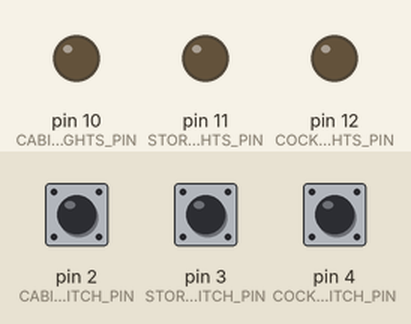
Recording of a sketch running on a simulated Arduino Uno, built with avr-gcc and run on an emulated ATmega328P. Shown: output pins drawn as LEDs (lit = HIGH). Inputs (shaded band) come from the test bench; at power-on: pin 2 (CABIN_LIGHTS_SWITCH_PIN) LOW, pin 3 (STORAGE_LIGHTS_SWITCH_PIN) LOW, pin 4 (COCKPIT_LIGHTS_SWITCH_PIN) LOW.

Above: at 1.2 s.
1.3 s: pin 2 (CABIN_LIGHTS_SWITCH_PIN) pulled HIGH for 0.15 s
At 1.37 s:
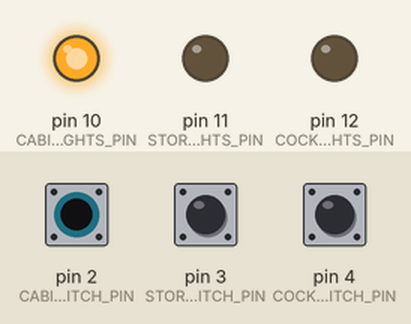
2.9 s: pin 3 (STORAGE_LIGHTS_SWITCH_PIN) pulled HIGH for 0.15 s
At 2.97 s:
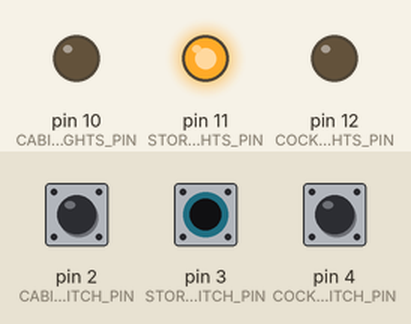
4.5 s: pin 4 (COCKPIT_LIGHTS_SWITCH_PIN) pulled HIGH for 0.15 s
At 4.57 s:
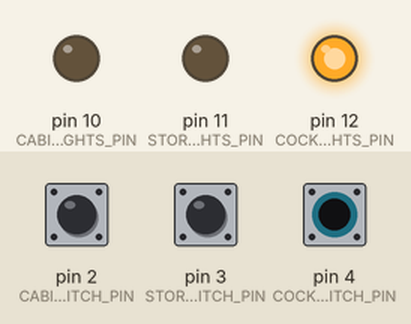
6.1 s: pin 4 (COCKPIT_LIGHTS_SWITCH_PIN) pulled HIGH for 3.2 s
At 10.0 s:
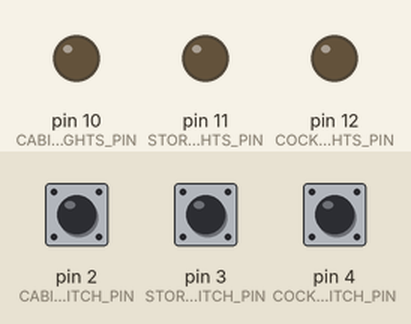
10.8 s: pin 2 (CABIN_LIGHTS_SWITCH_PIN) pulled HIGH for 3.2 s
At 11.1 s:
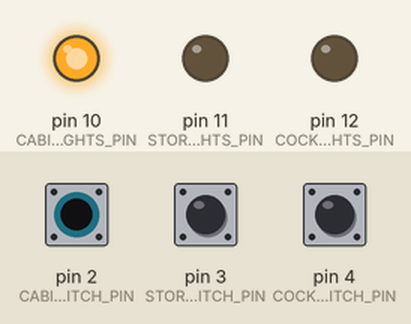
15.5 s: pin 2 (CABIN_LIGHTS_SWITCH_PIN) driven HIGH and pin 3 (STORAGE_LIGHTS_SWITCH_PIN) driven HIGH
At 15.9 s:
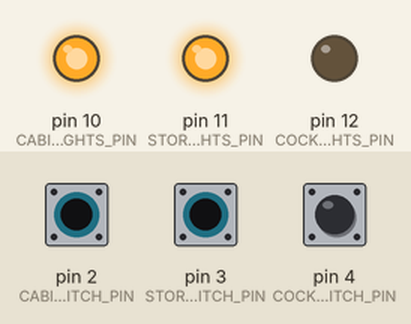
Timing chart, 0 to 18.0 s (numbered marks = the images above; inputs shaded):
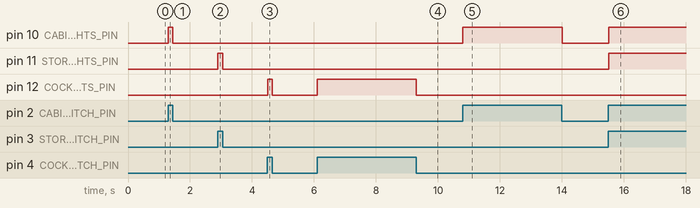

Measured:
- after the input at 1.3 s, pin 10 (CABIN_LIGHTS_PIN): LOW → HIGH at once, → LOW 0.15 s later
- after the input at 2.9 s, pin 11 (STORAGE_LIGHTS_PIN): LOW → HIGH at once, → LOW 0.15 s later
- after the input at 4.5 s, pin 12 (COCKPIT_LIGHTS_PIN): LOW → HIGH at once, → LOW 0.15 s later
- after the input at 6.1 s, pin 12 (COCKPIT_LIGHTS_PIN): LOW → HIGH at once, → LOW 3.2 s later
- after the input at 10.8 s, pin 10 (CABIN_LIGHTS_PIN): LOW → HIGH at once, → LOW 3.2 s later
- after the input at 15.5 s, pin 10 (CABIN_LIGHTS_PIN), pin 11 (STORAGE_LIGHTS_PIN): LOW → HIGH at once

The sketch:

cabin_lighting.ino
```cpp
#include "Arduino.h"  // include information about our HERO

const byte CABIN_LIGHTS_PIN = 10;
const byte STORAGE_LIGHTS_PIN = 11;
const byte COCKPIT_LIGHTS_PIN = 12;

const byte CABIN_LIGHTS_SWITCH_PIN = 2;
const byte STORAGE_LIGHTS_SWITCH_PIN = 3;
const byte COCKPIT_LIGHTS_SWITCH_PIN = 4;


void setup() {
  pinMode(CABIN_LIGHTS_PIN, OUTPUT);
  pinMode(STORAGE_LIGHTS_PIN, OUTPUT);
  pinMode(COCKPIT_LIGHTS_PIN, OUTPUT);

  pinMode(CABIN_LIGHTS_SWITCH_PIN, INPUT);
  pinMode(STORAGE_LIGHTS_SWITCH_PIN, INPUT);
  pinMode(COCKPIT_LIGHTS_SWITCH_PIN, INPUT);
}

void loop() {
  if (digitalRead(CABIN_LIGHTS_SWITCH_PIN) == HIGH) {
    digitalWrite(CABIN_LIGHTS_PIN, HIGH);
  } else {
    digitalWrite(CABIN_LIGHTS_PIN, LOW);
  }

  if (digitalRead(STORAGE_LIGHTS_SWITCH_PIN) == HIGH) {
    digitalWrite(STORAGE_LIGHTS_PIN, HIGH);
  } else {
    digitalWrite(STORAGE_LIGHTS_PIN, LOW);
  }

  if (digitalRead(COCKPIT_LIGHTS_SWITCH_PIN) == HIGH) {
    digitalWrite(COCKPIT_LIGHTS_PIN, HIGH);
  } else {
    digitalWrite(COCKPIT_LIGHTS_PIN, LOW);
  }
}
```
